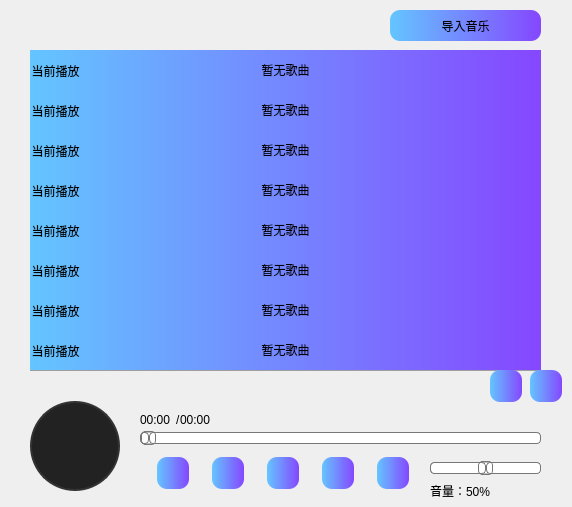
<?xml version="1.0" encoding="UTF-8"?>
<ui version="4.0">
 <class>cmusic</class>
 <widget class="QDialog" name="cmusic">
  <property name="geometry">
   <rect>
    <x>0</x>
    <y>0</y>
    <width>572</width>
    <height>507</height>
   </rect>
  </property>
  <property name="minimumSize">
   <size>
    <width>572</width>
    <height>507</height>
   </size>
  </property>
  <property name="maximumSize">
   <size>
    <width>572</width>
    <height>507</height>
   </size>
  </property>
  <property name="windowTitle">
   <string>Dialog</string>
  </property>
  <property name="styleSheet">
   <string notr="true">#cmusic{border-image: url(:/res/goodBKG2.jpg);}

QPushButton{
	border-radius: 30px;
	background-color: qlineargradient(spread:pad, x1:0, y1:0, x2:1, y2:0, stop:0 rgba(100, 197, 255, 255), stop:1 rgba(133, 71, 255, 255));
	
	font: 14pt &quot;等线&quot;;
}

QPushButton:hover{
border-radius: 30px;
	background-color: qlineargradient(spread:pad, x1:0, y1:0, x2:1, y2:0, stop:0 rgba(0, 197, 255, 255), stop:1 rgba(133, 71, 255, 255));
	
	font: 14pt &quot;等线&quot;;
}

QPushButton:pressed{
	background-color: qlineargradient(spread:pad, x1:0, y1:0, x2:1, y2:0, stop:0 rgba(100, 197, 255, 255), stop:1 rgba(133, 71, 255, 255));
	border-radius: 30px;
	font: 14pt &quot;等线&quot;;
}

QLabel#label{
	
	background-color: rgba(98, 98, 98, 80);
}

QFrame#frame{
	background-color: rgba(158, 158, 158, 80);
}

QPushButton#btnadd{
	border-radius: 10px;
	background-color: qlineargradient(spread:pad, x1:0, y1:0, x2:1, y2:0, stop:0 rgba(100, 197, 255, 255), stop:1 rgba(133, 71, 255, 255));
	
	font: 14pt &quot;等线&quot;;
}
QPushButton#btnadd{
	border-radius: 10px;
}
QPushButton#cin{
	border-radius: 10px;
}
QPushButton#btnlast{
	border-radius: 10px;
}
QPushButton#btnlower{
	border-radius: 10px;
}
QPushButton#btnnext{
	border-radius: 10px;
}
QPushButton#btnstart{
	border-radius: 10px;
}
QPushButton#btnstop{
	border-radius: 10px;
}
QPushButton#pushButton_2{
	border-radius: 10px;
}

QPushButton#btnadd:pressed{
	border-radius: 10px;
}
QPushButton#cin:pressed{
	border-radius: 10px;
}
QPushButton#btnlast:pressed{
	border-radius: 10px;
}
QPushButton#btnlower:pressed{
	border-radius: 10px;
}
QPushButton#btnnext:pressed{
	border-radius: 10px;
}
QPushButton#btnstart:pressed{
	border-radius: 10px;
}
QPushButton#btnstop:pressed{
	border-radius: 10px;
}
QPushButton#pushButton_2:pressed{
	border-radius: 10px;
}

QPushButton#btnadd:hover{
	border-radius: 10px;
}
QPushButton#cin:hover{
	border-radius: 10px;
}
QPushButton#btnlast:hover{
	border-radius: 10px;
}
QPushButton#btnlower:hover{
	border-radius: 10px;
}
QPushButton#btnnext:hover{
	border-radius: 10px;
}
QPushButton#btnstart:hover{
	border-radius: 10px;
}
QPushButton#btnstop:hover{
	border-radius: 10px;
}
QPushButton#pushButton_2:hover{
	border-radius: 10px;
}
QPushButton#del1:hover{
	background: transparent;
color: rgb(105, 105, 105);
}
QPushButton#del2:hover{
	background: transparent;
color: rgb(105, 105, 105);
}
QPushButton#del3:hover{
	background: transparent;
color: rgb(105, 105, 105);
}
QPushButton#del4:hover{
	background: transparent;
color: rgb(105, 105, 105);
}
QPushButton#del5:hover{
	background: transparent;
color: rgb(105, 105, 105);
}
QPushButton#del6:hover{
	background: transparent;
color: rgb(105, 105, 105);
}
QPushButton#del7:hover{
	background: transparent;
color: rgb(105, 105, 105);
}
QPushButton#del8:hover{
	background: transparent;
color: rgb(105, 105, 105);
}
QPushButton#del8:pressed{
	background: transparent;
}
QPushButton#del7:pressed{
	background: transparent;
}
QPushButton#del6:pressed{
	background: transparent;
}
QPushButton#del5:pressed{
	background: transparent;
}
QPushButton#del4:pressed{
	background: transparent;
}
QPushButton#del3:pressed{
	background: transparent;
}
QPushButton#del2:pressed{
	background: transparent;
}
QPushButton#del1:pressed{
	background: transparent;
}
QPushButton#del8:hover{
	background: transparent;
}
QPushButton#del8{
	background: transparent;
}
QPushButton#del7{
	background: transparent;
}
QPushButton#del6{
	background: transparent;
}
QPushButton#del5{
	background: transparent;
}
QPushButton#del4{
	background: transparent;
}
QPushButton#del3{
	background: transparent;
}
QPushButton#del2{
	background: transparent;
}
QPushButton#del1{
	background: transparent;
}
#label_record {
    border-radius: 45px;
    border: 2px solid #333;
    background-color: #222;
    background-image: url(:/res/Yeezus_resized.jpg); 
    background-repeat: no-repeat;
    background-position: center;
}

QMessageBox {
	background-color: #F2F2F2;
}

QMessageBox QLabel#qt_msgbox_label { 
	color: #298DFF;
	background-color: transparent;
	min-width: 240px; 
	min-height: 40px; 
}

QMessageBox QLabel#qt_msgboxex_icon_label { 
	width: 40px;
	height: 40px; 
}

QMessageBox QPushButton { 
	border: 1px solid #298DFF;
	border-radius: 3px;
	background-color: #F2F2F2;
	color: #298DFF;
	font-family: &quot;Microsoft YaHei&quot;;
	font-size: 10pt;
	min-width: 70px;
	min-height: 25px;
}

QMessageBox QPushButton:hover {
	background-color: #298DFF;
	color: #F2F2F2;
}

QMessageBox QPushButton:pressed {
	background-color: #257FE6;
}

QMessageBox QDialogButtonBox#qt_msgbox_buttonbox {
	button-layout: 0; 
}</string>
  </property>
  <widget class="QPushButton" name="cin">
   <property name="geometry">
    <rect>
     <x>390</x>
     <y>10</y>
     <width>151</width>
     <height>31</height>
    </rect>
   </property>
   <property name="sizePolicy">
    <sizepolicy hsizetype="Maximum" vsizetype="Fixed">
     <horstretch>0</horstretch>
     <verstretch>0</verstretch>
    </sizepolicy>
   </property>
   <property name="minimumSize">
    <size>
     <width>151</width>
     <height>31</height>
    </size>
   </property>
   <property name="maximumSize">
    <size>
     <width>151</width>
     <height>31</height>
    </size>
   </property>
   <property name="text">
    <string>导入音乐</string>
   </property>
  </widget>
  <widget class="QWidget" name="widget" native="true">
   <property name="geometry">
    <rect>
     <x>140</x>
     <y>450</y>
     <width>291</width>
     <height>46</height>
    </rect>
   </property>
   <property name="minimumSize">
    <size>
     <width>0</width>
     <height>46</height>
    </size>
   </property>
   <property name="maximumSize">
    <size>
     <width>401</width>
     <height>46</height>
    </size>
   </property>
   <property name="styleSheet">
    <string notr="true">QPushButton{
	min-width:32px;
	min-height:32px;
	max-width:32px;
	max-height:32px;
}</string>
   </property>
   <layout class="QHBoxLayout" name="horizontalLayout_2">
    <item>
     <widget class="QPushButton" name="pushButton_2">
      <property name="text">
       <string/>
      </property>
      <property name="icon">
       <iconset theme="QIcon::ThemeIcon::MediaPlaylistRepeat"/>
      </property>
     </widget>
    </item>
    <item>
     <widget class="QPushButton" name="btnlast">
      <property name="text">
       <string/>
      </property>
      <property name="icon">
       <iconset theme="QIcon::ThemeIcon::GoPrevious"/>
      </property>
     </widget>
    </item>
    <item>
     <widget class="QPushButton" name="btnstart">
      <property name="text">
       <string/>
      </property>
      <property name="icon">
       <iconset theme="QIcon::ThemeIcon::MediaPlaybackStart"/>
      </property>
     </widget>
    </item>
    <item>
     <widget class="QPushButton" name="btnstop">
      <property name="text">
       <string/>
      </property>
      <property name="icon">
       <iconset theme="QIcon::ThemeIcon::MediaPlaybackPause"/>
      </property>
     </widget>
    </item>
    <item>
     <widget class="QPushButton" name="btnnext">
      <property name="text">
       <string/>
      </property>
      <property name="icon">
       <iconset theme="QIcon::ThemeIcon::GoNext"/>
      </property>
     </widget>
    </item>
   </layout>
  </widget>
  <widget class="MySlider" name="horizontalSlider">
   <property name="geometry">
    <rect>
     <x>140</x>
     <y>430</y>
     <width>401</width>
     <height>16</height>
    </rect>
   </property>
   <property name="styleSheet">
    <string notr="true">QSlider::groove:horizontal { 
border: 1px solid #bbb; 
background: white; 
height: 10px; 
border-radius: 4px; 
} 
   
QSlider::sub-page:horizontal { 
background: qlineargradient(x1: 0, y1: 0.2, x2: 1, y2: 1, 
    stop: 0 #bbf, stop: 1 #55f); 
border: 1px solid #777; 
height: 10px; 
border-radius: 4px; 
} 
   
QSlider::add-page:horizontal { 
background: #fff; 
border: 1px solid #777; 
height: 10px; 
border-radius: 4px; 
} 
   
QSlider::handle:horizontal { 
background: qlineargradient(x1:0, y1:0, x2:1, y2:1, 
    stop:0 #eee, stop:1 #ccc); 
border: 1px solid #777; 
width: 13px; 
margin-top: -2px; 
margin-bottom: -2px; 
border-radius: 4px; 
} 
   
QSlider::handle:horizontal:hover { 
background: qlineargradient(x1:0, y1:0, x2:1, y2:1, 
    stop:0 #fff, stop:1 #ddd); 
border: 1px solid #444; 
border-radius: 4px; 
} 
   
QSlider::sub-page:horizontal:disabled { 
background: #bbb; 
border-color: #999; 
} 
   
QSlider::add-page:horizontal:disabled { 
background: #eee; 
border-color: #999; 
} 
   
QSlider::handle:horizontal:disabled { 
background: #eee; 
border: 1px solid #aaa; 
border-radius: 4px; 
} </string>
   </property>
   <property name="orientation">
    <enum>Qt::Orientation::Horizontal</enum>
   </property>
  </widget>
  <widget class="QWidget" name="layoutWidget">
   <property name="geometry">
    <rect>
     <x>140</x>
     <y>400</y>
     <width>401</width>
     <height>40</height>
    </rect>
   </property>
   <layout class="QHBoxLayout" name="horizontalLayout">
    <property name="spacing">
     <number>0</number>
    </property>
    <item>
     <widget class="QLabel" name="position">
      <property name="minimumSize">
       <size>
        <width>36</width>
        <height>28</height>
       </size>
      </property>
      <property name="maximumSize">
       <size>
        <width>36</width>
        <height>28</height>
       </size>
      </property>
      <property name="text">
       <string>00:00</string>
      </property>
     </widget>
    </item>
    <item>
     <widget class="QLabel" name="label_2">
      <property name="minimumSize">
       <size>
        <width>4</width>
        <height>28</height>
       </size>
      </property>
      <property name="maximumSize">
       <size>
        <width>4</width>
        <height>28</height>
       </size>
      </property>
      <property name="text">
       <string>/</string>
      </property>
     </widget>
    </item>
    <item>
     <widget class="QLabel" name="duration">
      <property name="minimumSize">
       <size>
        <width>36</width>
        <height>28</height>
       </size>
      </property>
      <property name="maximumSize">
       <size>
        <width>36</width>
        <height>28</height>
       </size>
      </property>
      <property name="text">
       <string>00:00</string>
      </property>
     </widget>
    </item>
    <item>
     <spacer name="horizontalSpacer">
      <property name="orientation">
       <enum>Qt::Orientation::Horizontal</enum>
      </property>
      <property name="sizeHint" stdset="0">
       <size>
        <width>208</width>
        <height>28</height>
       </size>
      </property>
     </spacer>
    </item>
   </layout>
  </widget>
  <widget class="QFrame" name="frame">
   <property name="geometry">
    <rect>
     <x>30</x>
     <y>50</y>
     <width>511</width>
     <height>321</height>
    </rect>
   </property>
   <property name="frameShape">
    <enum>QFrame::Shape::StyledPanel</enum>
   </property>
   <property name="frameShadow">
    <enum>QFrame::Shadow::Raised</enum>
   </property>
   <widget class="QLabel" name="label">
    <property name="geometry">
     <rect>
      <x>0</x>
      <y>0</y>
      <width>511</width>
      <height>321</height>
     </rect>
    </property>
    <property name="text">
     <string/>
    </property>
   </widget>
   <widget class="QPushButton" name="song1">
    <property name="geometry">
     <rect>
      <x>0</x>
      <y>0</y>
      <width>511</width>
      <height>40</height>
     </rect>
    </property>
    <property name="minimumSize">
     <size>
      <width>511</width>
      <height>40</height>
     </size>
    </property>
    <property name="maximumSize">
     <size>
      <width>511</width>
      <height>40</height>
     </size>
    </property>
    <property name="text">
     <string>暂无歌曲</string>
    </property>
   </widget>
   <widget class="QPushButton" name="song2">
    <property name="geometry">
     <rect>
      <x>0</x>
      <y>40</y>
      <width>511</width>
      <height>40</height>
     </rect>
    </property>
    <property name="minimumSize">
     <size>
      <width>511</width>
      <height>40</height>
     </size>
    </property>
    <property name="maximumSize">
     <size>
      <width>511</width>
      <height>40</height>
     </size>
    </property>
    <property name="text">
     <string>暂无歌曲</string>
    </property>
   </widget>
   <widget class="QPushButton" name="song3">
    <property name="geometry">
     <rect>
      <x>0</x>
      <y>80</y>
      <width>511</width>
      <height>40</height>
     </rect>
    </property>
    <property name="minimumSize">
     <size>
      <width>511</width>
      <height>40</height>
     </size>
    </property>
    <property name="maximumSize">
     <size>
      <width>511</width>
      <height>40</height>
     </size>
    </property>
    <property name="text">
     <string>暂无歌曲</string>
    </property>
   </widget>
   <widget class="QPushButton" name="song4">
    <property name="geometry">
     <rect>
      <x>0</x>
      <y>120</y>
      <width>511</width>
      <height>40</height>
     </rect>
    </property>
    <property name="minimumSize">
     <size>
      <width>511</width>
      <height>40</height>
     </size>
    </property>
    <property name="maximumSize">
     <size>
      <width>511</width>
      <height>40</height>
     </size>
    </property>
    <property name="text">
     <string>暂无歌曲</string>
    </property>
   </widget>
   <widget class="QPushButton" name="song5">
    <property name="geometry">
     <rect>
      <x>0</x>
      <y>160</y>
      <width>511</width>
      <height>40</height>
     </rect>
    </property>
    <property name="minimumSize">
     <size>
      <width>511</width>
      <height>40</height>
     </size>
    </property>
    <property name="maximumSize">
     <size>
      <width>511</width>
      <height>40</height>
     </size>
    </property>
    <property name="text">
     <string>暂无歌曲</string>
    </property>
   </widget>
   <widget class="QPushButton" name="song6">
    <property name="geometry">
     <rect>
      <x>0</x>
      <y>200</y>
      <width>511</width>
      <height>40</height>
     </rect>
    </property>
    <property name="minimumSize">
     <size>
      <width>511</width>
      <height>40</height>
     </size>
    </property>
    <property name="maximumSize">
     <size>
      <width>511</width>
      <height>40</height>
     </size>
    </property>
    <property name="text">
     <string>暂无歌曲</string>
    </property>
   </widget>
   <widget class="QPushButton" name="song7">
    <property name="geometry">
     <rect>
      <x>0</x>
      <y>240</y>
      <width>511</width>
      <height>40</height>
     </rect>
    </property>
    <property name="minimumSize">
     <size>
      <width>511</width>
      <height>40</height>
     </size>
    </property>
    <property name="maximumSize">
     <size>
      <width>511</width>
      <height>40</height>
     </size>
    </property>
    <property name="text">
     <string>暂无歌曲</string>
    </property>
   </widget>
   <widget class="QPushButton" name="song8">
    <property name="geometry">
     <rect>
      <x>0</x>
      <y>280</y>
      <width>511</width>
      <height>40</height>
     </rect>
    </property>
    <property name="minimumSize">
     <size>
      <width>511</width>
      <height>40</height>
     </size>
    </property>
    <property name="maximumSize">
     <size>
      <width>511</width>
      <height>40</height>
     </size>
    </property>
    <property name="text">
     <string>暂无歌曲</string>
    </property>
   </widget>
   <widget class="QPushButton" name="del2">
    <property name="geometry">
     <rect>
      <x>452</x>
      <y>40</y>
      <width>59</width>
      <height>40</height>
     </rect>
    </property>
    <property name="minimumSize">
     <size>
      <width>59</width>
      <height>40</height>
     </size>
    </property>
    <property name="maximumSize">
     <size>
      <width>59</width>
      <height>40</height>
     </size>
    </property>
    <property name="text">
     <string/>
    </property>
    <property name="icon">
     <iconset theme="QIcon::ThemeIcon::EditDelete"/>
    </property>
   </widget>
   <widget class="QPushButton" name="del3">
    <property name="geometry">
     <rect>
      <x>452</x>
      <y>80</y>
      <width>59</width>
      <height>40</height>
     </rect>
    </property>
    <property name="minimumSize">
     <size>
      <width>59</width>
      <height>40</height>
     </size>
    </property>
    <property name="maximumSize">
     <size>
      <width>59</width>
      <height>40</height>
     </size>
    </property>
    <property name="text">
     <string/>
    </property>
    <property name="icon">
     <iconset theme="QIcon::ThemeIcon::EditDelete"/>
    </property>
   </widget>
   <widget class="QPushButton" name="del4">
    <property name="geometry">
     <rect>
      <x>452</x>
      <y>120</y>
      <width>59</width>
      <height>40</height>
     </rect>
    </property>
    <property name="minimumSize">
     <size>
      <width>59</width>
      <height>40</height>
     </size>
    </property>
    <property name="maximumSize">
     <size>
      <width>59</width>
      <height>40</height>
     </size>
    </property>
    <property name="text">
     <string/>
    </property>
    <property name="icon">
     <iconset theme="QIcon::ThemeIcon::EditDelete"/>
    </property>
   </widget>
   <widget class="QPushButton" name="del5">
    <property name="geometry">
     <rect>
      <x>452</x>
      <y>160</y>
      <width>59</width>
      <height>40</height>
     </rect>
    </property>
    <property name="minimumSize">
     <size>
      <width>59</width>
      <height>40</height>
     </size>
    </property>
    <property name="maximumSize">
     <size>
      <width>59</width>
      <height>40</height>
     </size>
    </property>
    <property name="text">
     <string/>
    </property>
    <property name="icon">
     <iconset theme="QIcon::ThemeIcon::EditDelete"/>
    </property>
   </widget>
   <widget class="QPushButton" name="del6">
    <property name="geometry">
     <rect>
      <x>452</x>
      <y>200</y>
      <width>59</width>
      <height>40</height>
     </rect>
    </property>
    <property name="minimumSize">
     <size>
      <width>59</width>
      <height>40</height>
     </size>
    </property>
    <property name="maximumSize">
     <size>
      <width>59</width>
      <height>40</height>
     </size>
    </property>
    <property name="text">
     <string/>
    </property>
    <property name="icon">
     <iconset theme="QIcon::ThemeIcon::EditDelete"/>
    </property>
   </widget>
   <widget class="QPushButton" name="del7">
    <property name="geometry">
     <rect>
      <x>452</x>
      <y>240</y>
      <width>59</width>
      <height>40</height>
     </rect>
    </property>
    <property name="minimumSize">
     <size>
      <width>59</width>
      <height>40</height>
     </size>
    </property>
    <property name="maximumSize">
     <size>
      <width>59</width>
      <height>40</height>
     </size>
    </property>
    <property name="text">
     <string/>
    </property>
    <property name="icon">
     <iconset theme="QIcon::ThemeIcon::EditDelete"/>
    </property>
   </widget>
   <widget class="QPushButton" name="del8">
    <property name="geometry">
     <rect>
      <x>452</x>
      <y>280</y>
      <width>59</width>
      <height>40</height>
     </rect>
    </property>
    <property name="minimumSize">
     <size>
      <width>59</width>
      <height>40</height>
     </size>
    </property>
    <property name="maximumSize">
     <size>
      <width>59</width>
      <height>40</height>
     </size>
    </property>
    <property name="text">
     <string/>
    </property>
    <property name="icon">
     <iconset theme="QIcon::ThemeIcon::EditDelete"/>
    </property>
   </widget>
   <widget class="QPushButton" name="del1">
    <property name="geometry">
     <rect>
      <x>450</x>
      <y>0</y>
      <width>59</width>
      <height>40</height>
     </rect>
    </property>
    <property name="minimumSize">
     <size>
      <width>59</width>
      <height>40</height>
     </size>
    </property>
    <property name="maximumSize">
     <size>
      <width>59</width>
      <height>40</height>
     </size>
    </property>
    <property name="text">
     <string/>
    </property>
    <property name="icon">
     <iconset theme="QIcon::ThemeIcon::EditDelete"/>
    </property>
   </widget>
   <widget class="QLabel" name="label_3">
    <property name="geometry">
     <rect>
      <x>0</x>
      <y>0</y>
      <width>51</width>
      <height>41</height>
     </rect>
    </property>
    <property name="text">
     <string>当前播放</string>
    </property>
    <property name="alignment">
     <set>Qt::AlignmentFlag::AlignCenter</set>
    </property>
   </widget>
   <widget class="QLabel" name="label_4">
    <property name="geometry">
     <rect>
      <x>0</x>
      <y>40</y>
      <width>51</width>
      <height>41</height>
     </rect>
    </property>
    <property name="text">
     <string>当前播放</string>
    </property>
    <property name="alignment">
     <set>Qt::AlignmentFlag::AlignCenter</set>
    </property>
   </widget>
   <widget class="QLabel" name="label_5">
    <property name="geometry">
     <rect>
      <x>0</x>
      <y>80</y>
      <width>51</width>
      <height>41</height>
     </rect>
    </property>
    <property name="text">
     <string>当前播放</string>
    </property>
    <property name="alignment">
     <set>Qt::AlignmentFlag::AlignCenter</set>
    </property>
   </widget>
   <widget class="QLabel" name="label_6">
    <property name="geometry">
     <rect>
      <x>0</x>
      <y>120</y>
      <width>51</width>
      <height>41</height>
     </rect>
    </property>
    <property name="text">
     <string>当前播放</string>
    </property>
    <property name="alignment">
     <set>Qt::AlignmentFlag::AlignCenter</set>
    </property>
   </widget>
   <widget class="QLabel" name="label_7">
    <property name="geometry">
     <rect>
      <x>0</x>
      <y>160</y>
      <width>51</width>
      <height>41</height>
     </rect>
    </property>
    <property name="text">
     <string>当前播放</string>
    </property>
    <property name="alignment">
     <set>Qt::AlignmentFlag::AlignCenter</set>
    </property>
   </widget>
   <widget class="QLabel" name="label_8">
    <property name="geometry">
     <rect>
      <x>0</x>
      <y>200</y>
      <width>51</width>
      <height>41</height>
     </rect>
    </property>
    <property name="text">
     <string>当前播放</string>
    </property>
    <property name="alignment">
     <set>Qt::AlignmentFlag::AlignCenter</set>
    </property>
   </widget>
   <widget class="QLabel" name="label_9">
    <property name="geometry">
     <rect>
      <x>0</x>
      <y>240</y>
      <width>51</width>
      <height>41</height>
     </rect>
    </property>
    <property name="text">
     <string>当前播放</string>
    </property>
    <property name="alignment">
     <set>Qt::AlignmentFlag::AlignCenter</set>
    </property>
   </widget>
   <widget class="QLabel" name="label_10">
    <property name="geometry">
     <rect>
      <x>0</x>
      <y>280</y>
      <width>51</width>
      <height>41</height>
     </rect>
    </property>
    <property name="text">
     <string>当前播放</string>
    </property>
    <property name="alignment">
     <set>Qt::AlignmentFlag::AlignCenter</set>
    </property>
   </widget>
  </widget>
  <widget class="QWidget" name="verticalLayoutWidget">
   <property name="geometry">
    <rect>
     <x>30</x>
     <y>400</y>
     <width>92</width>
     <height>92</height>
    </rect>
   </property>
   <layout class="QVBoxLayout" name="verticalLayout" stretch="0">
    <property name="spacing">
     <number>0</number>
    </property>
    <property name="sizeConstraint">
     <enum>QLayout::SizeConstraint::SetDefaultConstraint</enum>
    </property>
    <property name="leftMargin">
     <number>0</number>
    </property>
    <item>
     <widget class="QLabel" name="label_record">
      <property name="minimumSize">
       <size>
        <width>90</width>
        <height>90</height>
       </size>
      </property>
      <property name="maximumSize">
       <size>
        <width>90</width>
        <height>90</height>
       </size>
      </property>
      <property name="lineWidth">
       <number>1</number>
      </property>
      <property name="text">
       <string/>
      </property>
      <property name="alignment">
       <set>Qt::AlignmentFlag::AlignCenter</set>
      </property>
     </widget>
    </item>
   </layout>
  </widget>
  <widget class="QPushButton" name="btnadd">
   <property name="geometry">
    <rect>
     <x>490</x>
     <y>370</y>
     <width>32</width>
     <height>32</height>
    </rect>
   </property>
   <property name="text">
    <string/>
   </property>
   <property name="icon">
    <iconset theme="QIcon::ThemeIcon::AudioVolumeHigh"/>
   </property>
  </widget>
  <widget class="QPushButton" name="btnlower">
   <property name="geometry">
    <rect>
     <x>530</x>
     <y>370</y>
     <width>32</width>
     <height>32</height>
    </rect>
   </property>
   <property name="text">
    <string/>
   </property>
   <property name="icon">
    <iconset theme="QIcon::ThemeIcon::AudioVolumeLow"/>
   </property>
  </widget>
  <widget class="MySlider" name="volumeSlider">
   <property name="geometry">
    <rect>
     <x>430</x>
     <y>460</y>
     <width>111</width>
     <height>16</height>
    </rect>
   </property>
   <property name="styleSheet">
    <string notr="true">QSlider::groove:horizontal { 
border: 1px solid #bbb; 
background: white; 
height: 10px; 
border-radius: 4px; 
} 
   
QSlider::sub-page:horizontal { 
background: qlineargradient(x1: 0, y1: 0.2, x2: 1, y2: 1, 
    stop: 0 #bbf, stop: 1 #55f); 
border: 1px solid #777; 
height: 10px; 
border-radius: 4px; 
} 
   
QSlider::add-page:horizontal { 
background: #fff; 
border: 1px solid #777; 
height: 10px; 
border-radius: 4px; 
} 
   
QSlider::handle:horizontal { 
background: qlineargradient(x1:0, y1:0, x2:1, y2:1, 
    stop:0 #eee, stop:1 #ccc); 
border: 1px solid #777; 
width: 13px; 
margin-top: -2px; 
margin-bottom: -2px; 
border-radius: 4px; 
} 
   
QSlider::handle:horizontal:hover { 
background: qlineargradient(x1:0, y1:0, x2:1, y2:1, 
    stop:0 #fff, stop:1 #ddd); 
border: 1px solid #444; 
border-radius: 4px; 
} 
   
QSlider::sub-page:horizontal:disabled { 
background: #bbb; 
border-color: #999; 
} 
   
QSlider::add-page:horizontal:disabled { 
background: #eee; 
border-color: #999; 
} 
   
QSlider::handle:horizontal:disabled { 
background: #eee; 
border: 1px solid #aaa; 
border-radius: 4px; 
} </string>
   </property>
   <property name="maximum">
    <number>100</number>
   </property>
   <property name="value">
    <number>50</number>
   </property>
   <property name="orientation">
    <enum>Qt::Orientation::Horizontal</enum>
   </property>
  </widget>
  <widget class="QLabel" name="volumeLabel">
   <property name="geometry">
    <rect>
     <x>430</x>
     <y>480</y>
     <width>161</width>
     <height>21</height>
    </rect>
   </property>
   <property name="text">
    <string>音量：50%</string>
   </property>
  </widget>
 </widget>
 <customwidgets>
  <customwidget>
   <class>MySlider</class>
   <extends>QSlider</extends>
   <header>myslider.h</header>
  </customwidget>
 </customwidgets>
 <resources/>
 <connections/>
</ui>
